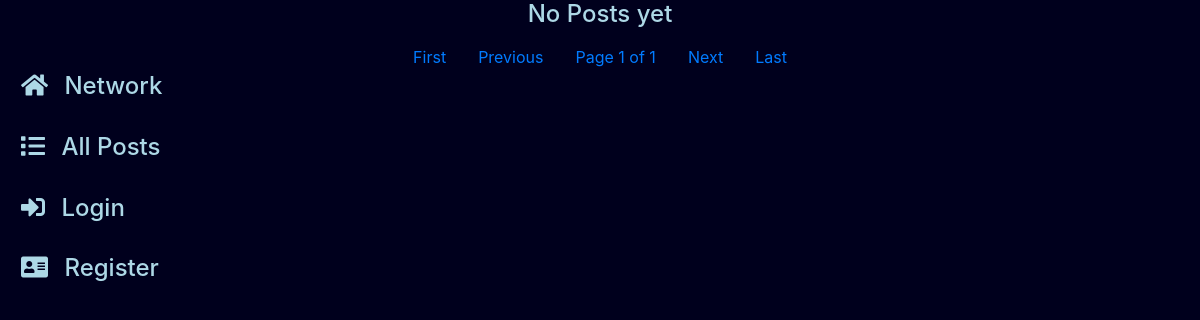
Before: /?page=2 with the older database file.
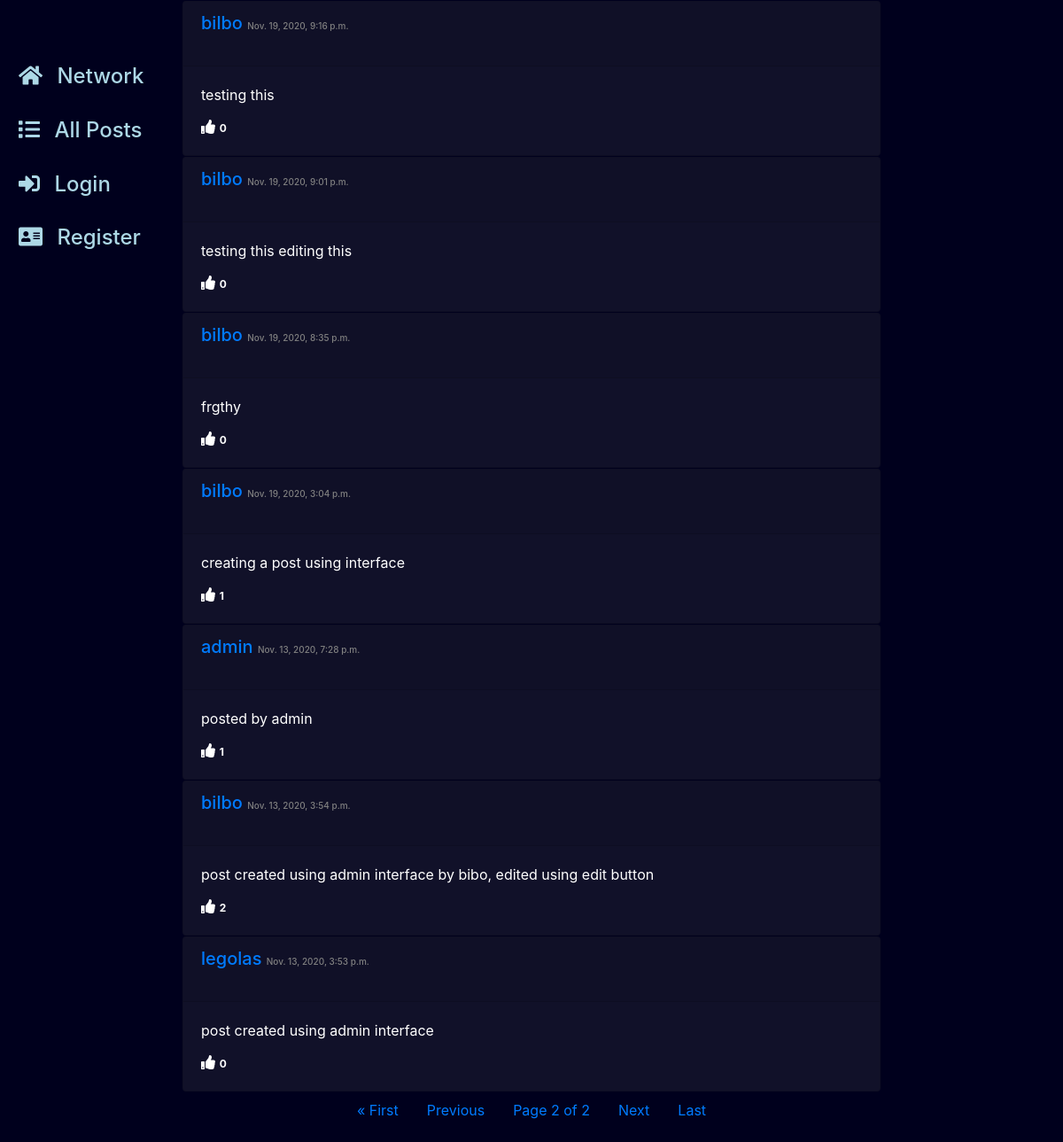
After: the same page with the newer database file.
### network/models.py (models this page shows, shortened)
class Post(models.Model):
    user = models.ForeignKey("User", on_delete=models.CASCADE, related_name="posts")
    body = models.TextField()
    timestamp = models.DateTimeField(default=timezone.now)
    likes = models.ManyToManyField("User", related_name="likes", blank=True)

class User(AbstractUser):
    followers = models.ManyToManyField("self", related_name="following", blank=True, symmetrical=False)

### network/views.py (the view, shortened to what this page needs)
# urls.py: path("", views.index, name="index"),
def index(request,post=""):
    def getPaginator(posts):
        pages = request.GET.get('page')
        pagination = Paginator(posts, 30)
        page = pagination.get_page(pages)
        return page
    if(post == ""):
        posts = Post.objects.all()
        posts = posts.order_by("-timestamp").all()
        page_obj = getPaginator(posts)
        return render(request , "network/index.html", {
            "page_obj":page_obj,
            "users":User.objects.all()
        })

### network/templates/network/index.html (shortened to what this page needs)
{% extends "network/postlist.html" %}

### network/templates/network/postlist.html (shortened to what this page needs)
{% extends "network/layout.html" %}
{% block body %}
    <div id = "posts">
        {% for post in page_obj%}
          <div class="card post" id="{{post.id}}" >
            <div class="card-header d-flex flex-row justify-content-between">
              <h5 data-post_user="{{post.user}}"><p> <a href="{% url 'posts' post.user %}">{{post.user}}</a> <span style="color: gray; font-size: 50%;" >{{post.timestamp}}</span> </h5>
            </div>
            <div class="card-body">
                <p class="card-title">{{post.body}}</p>
                {% if request.user.is_authenticated %}
                  <button type="button" data-post_id="{{post.id}}" id="like-button">
                    {% if request.user in post.likes.all %}
                      <i class="far fa-thumbs-up"></i>
                    {% else %}
                      <i class="far fa-thumbs-up"></i>
                    {% endif %}
                      <span class="badge likes">{{post.likes.count}}</span>
                      </button>
                {% else %}
                  <i  class="fas fa-thumbs-up"></i><span class="badge likes">{{post.likes.count}}</span>
                {% endif %}
          </div>
        </div>
        {% empty %}
          <h4 class="text-center">No Posts yet</h4>
        {% endfor %}
    </div>
    <nav aria-label="...">
        <ul class="pagination justify-content-center sticky-bottom">
          {% if page_obj.has_previous %}
            <li class="page-item">
              <a class="nav-link" href="?page=1">&laquo; First</a>
            </li>
            <li class="page-item">
              <a class="nav-link" href="?page={{ page_obj.previous_page_number }}">Previous</a>
            </li>
          {% else %}
            <li class="page-item disabled">
              <a class="nav-link" href="#">First</a>
            </li>
            <li class="page-item disabled">
              <a class="nav-link" href="#" aria-disabled="true">Previous</a>
            </li>
          {% endif %}
          <li class="page-item disabled">
            <a class="nav-link" href="">Page {{ page_obj.number }} of {{ page_obj.paginator.num_pages }}</a>
          </li>
          {% if page_obj.has_next %}
          <li class="page-item">
            <a class="nav-link" href="?page={{ page_obj.next_page_number }}">Next</a>
          </li>
          <a class="nav-link" href="?page={{ page_obj.paginator.num_pages }}">Last &raquo;</a>
          {% else %}
            <li class="page-item disabled">
              <a class="nav-link" href="#">Next</a>
            </li>
            <li class="page-item disabled">
              <a class="nav-link" href="#" aria-disabled="true">Last</a>
            </li>
          {% endif %}
        </ul>
      </nav>
{% endblock %}

### network/templates/network/layout.html (shortened to what this page needs)
{% load static %}
<!DOCTYPE html>
<html lang="en">
  <head>
    <link rel="stylesheet" href="https://stackpath.bootstrapcdn.com/bootstrap/4.4.1/css/bootstrap.min.css">
    <link rel="stylesheet" href="https://use.fontawesome.com/releases/v5.14.0/css/all.css">
    <link href="{% static 'network/styles.css' %}" rel="stylesheet">
  </head>
  <body>
    <div class="body">
      <div class="row">
        <div class="sidebar col-lg-2 col-md-1 py-5 px-1">
          <h4 class="sidebar-heading"> <a class="nav-link" href="{% url 'index' %}"><i style="padding-right: 10px;" class="fas fa-home"></i> Network</a></h4>
          <h4 class="sidebar-heading"> <a class="nav-link" href="{% url 'index' %}"><i style="padding-right: 10px;" class="fas fa-list"></i> All Posts</a></h4>
          {% if user.is_authenticated %}
            <h4 class="sidebar-heading"> <a class="nav-link" href="{% url 'posts' request.user %}"><i style="padding-right: 10px;" class="fa fa-user"></i> Profile<span class="sr-only">(current)</span></a></h4>
            <h4 class="sidebar-heading"> <a class="nav-link" href="{% url 'posts' 'following'%}"><i style="padding-right: 10px;" class="fa fa-bookmark"></i> Following<span class="sr-only">(current)</span></a></h4>
            <h4 class="sidebar-heading"> <a class="nav-link" href="{% url 'logout' %}"><i style="padding-right: 10px;" class="fa fa-sign-out-alt"></i> Logout<span class="sr-only">(current)</span></a></h4>
          {% else %}
            <h4 class="sidebar-heading"> <a class="nav-link" href="{% url 'login' %}"><i style="padding-right: 10px;" class="fas fa-sign-in-alt"></i> Login</a></h4>
            <h4 class="sidebar-heading"> <a class="nav-link" href="{% url 'register' %}"><i style="padding-right: 10px;" class="fas fa-address-card"></i> Register<span class="sr-only">(current)</span></a></h4>
          {% endif %}
        </div>
        <div class="col-lg-8 col-md-6 ">
          {% block body %}
          {% endblock %}
        </div>
        <div class="sidebar col-lg-2 col-md-3 py-5 px-1">
        </div>
      </div>
    </div>
  </body>
</html>

### network/static/network/styles.css (style rules this page uses)
body { background : rgb(0, 0, 29); color: lightblue; }
.card { margin: 1px; background : rgb(17, 17, 41); color: white; }
.sidebar { background : 0%; color: lightblue; }
.sidebar-heading { margin-left: 1rem; margin-top: 1rem; }
.sidebar-heading a { color: lightblue; }

Changed rows visible on the page:
added Post: user "bilbo", timestamp "Nov. 19, 2020, 9:16 p.m.", body "testing this", likes.count "0"
added Post: user "bilbo", timestamp "Nov. 19, 2020, 9:01 p.m.", body "testing this editing this", likes.count "0"
added Post: user "bilbo", timestamp "Nov. 19, 2020, 8:35 p.m.", body "frgthy", likes.count "0"
added Post: user "bilbo", timestamp "Nov. 19, 2020, 3:04 p.m.", body "creating a post using interface", likes.count "1"
added Post: user "admin", timestamp "Nov. 13, 2020, 7:28 p.m.", body "posted by admin", likes.count "1"
added Post: user "bilbo", timestamp "Nov. 13, 2020, 3:54 p.m.", body "post created using admin interface by bibo, edited using edit button", likes.count "2"
added Post: user "legolas", timestamp "Nov. 13, 2020, 3:53 p.m.", body "post created using admin interface", likes.count "0"
Other visible differences:
{{ page_obj.number }}: "1" → "2"
{{ page_obj.paginator.num_pages }}: "1" → "2"
text no longer shown: "No Posts yet First"
text now shown: "« First"
